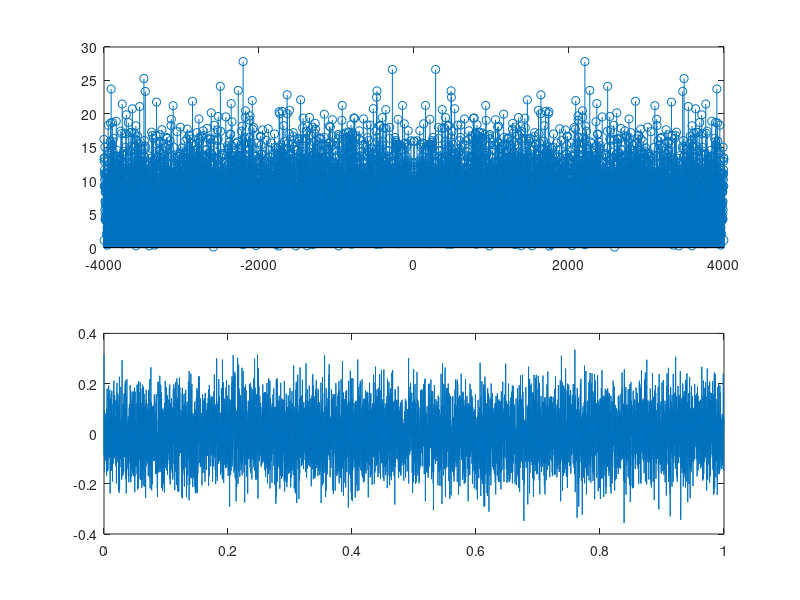

This chart was generated by the following MATLAB code: (Note: this script raises an error after producing the figure.)
%% periodic noise signal.it is x2
fres = 1; fs = 8e3;
N = fs/fres; 
n = 0:N-1 ;
faxis_Hz = fs/N * (-N/2:N/2 -1);
rmsdesired = 0.1;

x = randn(1,N);
x = rmsdesired* x/rms(x);
%X = rmsdesired* X2/rms(X2);
subplot(2,1,1);stem(faxis_Hz,abs(fftshift(fft(x))));
t = n/fs ; 
subplot(2,1,2);plot(t,x);

%% aperiodic windowed with hann
Hann= hanning(2*N,'periodic');
x3 = conv(Sy19,Hann,'same');
plot(db(fft(x3)),'o')
%figure; plot(t,x3);

